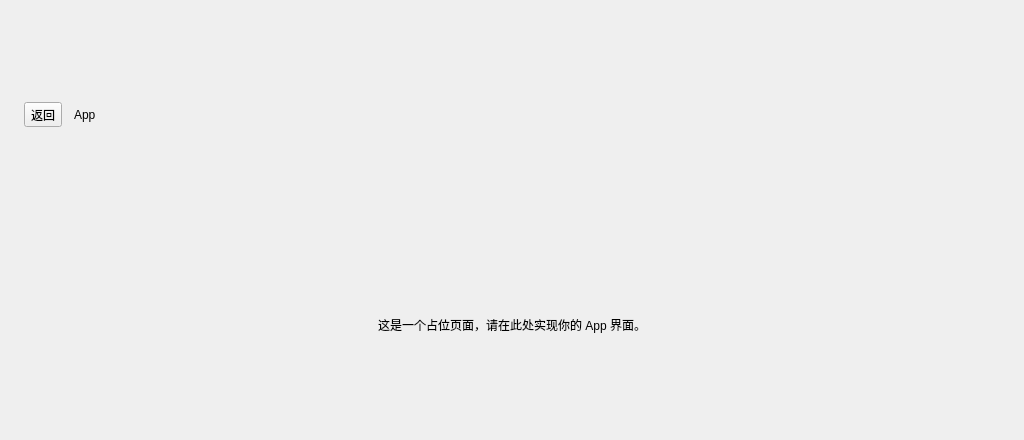
<?xml version="1.0" encoding="UTF-8"?>
<ui version="4.0">
 <class>PlaceholderPage</class>
 <widget class="QWidget" name="PlaceholderPage">
  <property name="geometry">
   <rect>
    <x>0</x>
    <y>0</y>
    <width>1024</width>
    <height>440</height>
   </rect>
  </property>
  <layout class="QVBoxLayout" name="rootLayout">
   <property name="spacing">
    <number>12</number>
   </property>
   <property name="leftMargin">
    <number>24</number>
   </property>
   <property name="topMargin">
    <number>16</number>
   </property>
   <property name="rightMargin">
    <number>24</number>
   </property>
   <property name="bottomMargin">
    <number>16</number>
   </property>
   <item>
    <layout class="QHBoxLayout" name="headerLayout">
     <property name="spacing">
      <number>12</number>
     </property>
     <item>
      <widget class="QToolButton" name="backButton">
       <property name="text">
        <string>返回</string>
       </property>
      </widget>
     </item>
     <item>
      <widget class="QLabel" name="titleLabel">
       <property name="text">
        <string>App</string>
       </property>
      </widget>
     </item>
     <item>
      <spacer name="headerSpacer">
       <property name="orientation">
        <enum>Qt::Horizontal</enum>
       </property>
       <property name="sizeHint" stdset="0">
        <size>
         <width>40</width>
         <height>20</height>
        </size>
       </property>
      </spacer>
     </item>
    </layout>
   </item>
   <item>
    <widget class="QFrame" name="contentArea">
     <property name="frameShape">
      <enum>QFrame::NoFrame</enum>
     </property>
     <layout class="QVBoxLayout" name="contentLayout">
      <item>
       <widget class="QLabel" name="bodyLabel">
        <property name="text">
         <string>这是一个占位页面，请在此处实现你的 App 界面。</string>
        </property>
        <property name="alignment">
         <set>Qt::AlignCenter</set>
        </property>
       </widget>
      </item>
     </layout>
    </widget>
   </item>
  </layout>
 </widget>
 <resources/>
 <connections/>
</ui>
